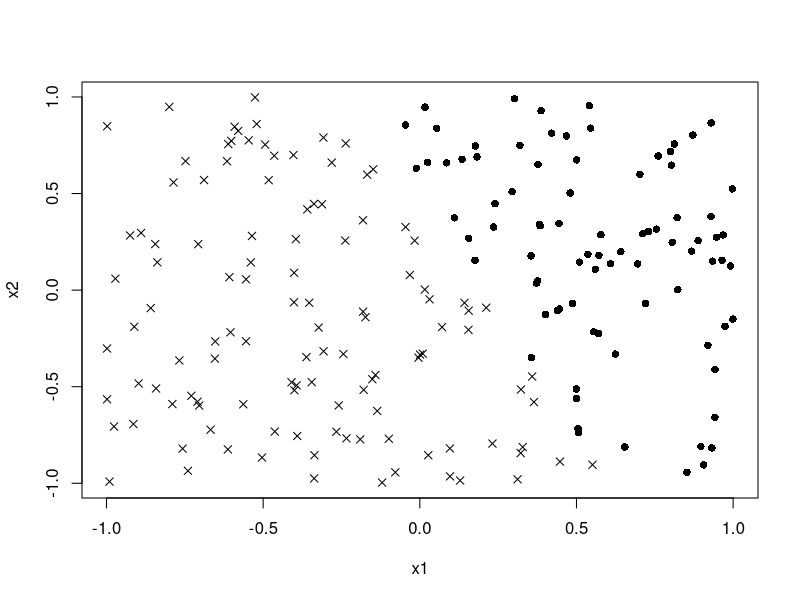
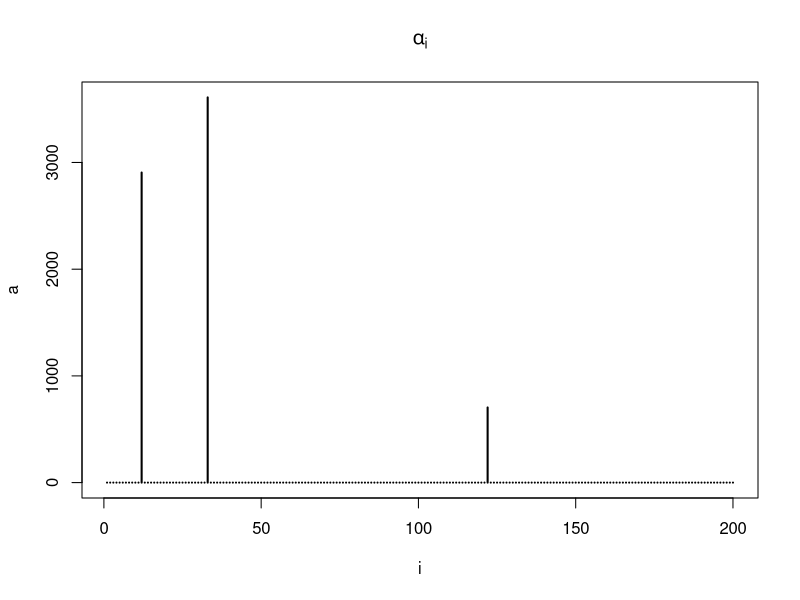
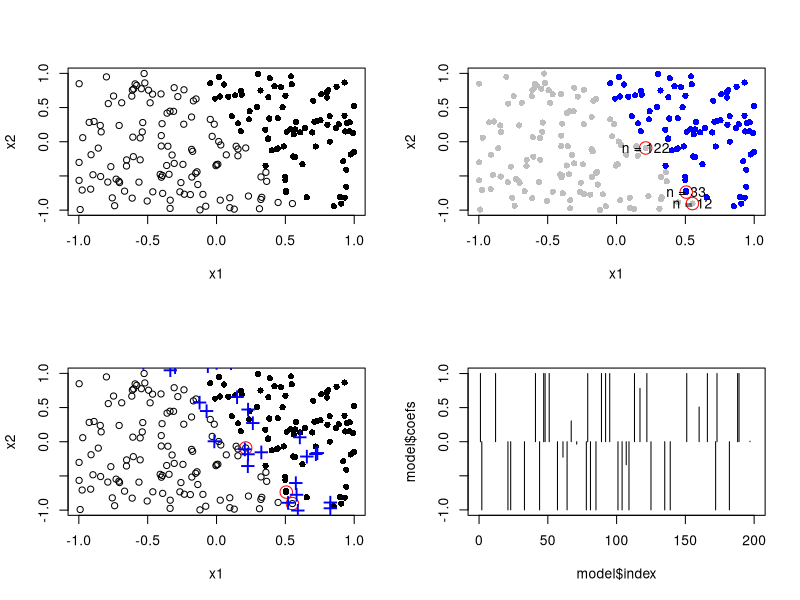

Write R code to recreate these figures, in order.
 rm(list= ls(all = TRUE))
 # Fake some data:
 N  = 200

 x1  = runif(N,-1,1)
 x2  = runif(N,-1,1)
 X   = cbind(x1,x2)
 y   = c(-1,1)[(0.2*x2+0.5*x1>=0.1)+1] # Encode responses as -1,1
 #y   = c(-1,1)[(x2^2+x1^2>=0.7)+1]
 plot(x2~x1,pch = c(4,16)[(y+1)/2+1])

 library('quadprog')
 # Create data matrix:
 X  = cbind(x1,x2)
 # Some space for the matrix in our QP problem.
 DD = matrix(0, N, N)

 # Define a pol kernel
 #gm = 
 #cf = 
 #dg = 
 #KK = function(X1,X2)
 #{
 #     
 #}
 
 # Assign inner products to D

for( i in 1:N){
  
  for (j in 1:N){
    
    DD[i,j] = y[i]*y[j]*t(X[i,])%*%X[j,]
  }
}
 # D inverse is not a friendly chop... So we do what any respectable
 # applied mathematician does... We cheat (a little) by adding a small component
 # to the diagonal:
 eps = 5e-6
 DD  = DD+eps*diag(N)
   
 # Now for the constraints:
 # We have quality constraints and inequality constraints:
 # Eq  :    y'a = 0
 # Ineq:    a >= 0
 Amat =  cbind(y, diag(N)) # y will be on first row of t(Amat)
 bvec =  matrix(0, N+1, 1)
 d    =  matrix(1, N, 1)

 # Solve for lagrange mults a:
 res = solve.QP(DD,d, Amat, bvec, meq=1, factorized=FALSE)
 a   = res$solution
 plot(a,type= 'h', main = expression(alpha[i]),xlab = expression(i), lwd = 2)
 
 # Recover the model:

 pad.a     = round(a,3)
 wh        = which.max(a)
 
 # Find the ws:
 ww        = t(a*y)%*%X
 
 
 
 # How to find the intercept?
  intercept = 1/y[wh]-ww%*%X[wh,]
 
 # Fitted values:
  yhat      = sign(X%*%t(ww)+intercept[1])
 
 par(mfrow = c(2,2))
 plot(x2~x1,pch = c(1,16)[(y+1)/2+1])
 plot(x2~x1, pch = 16, col = c('grey','blue')[(yhat+1)/2+1])
 
 wh.text = which(pad.a!=0)
 points(x2~x1, pch = 1, col = c(NA,'red')[(pad.a>0)+1],cex=2)
 text(x2[wh.text]~x1[wh.text],labels = paste0('n = ',wh.text))
 
 
 # Now compare to a package solution:
 library('e1071')
 #?svm
 dat    = data.frame(y = as.factor(y), x2=x2, x1 =x1)
 model  = svm(y~., data = dat)
 
 # Our solution
 plot(x2~x1,pch = c(1,16)[(y+1)/2+1])
 points(x2~x1, pch = 1,col = c(NA,'red')[(pad.a>0)+1],cex=2)
 
 # Package solution
 points(model$SV[,1]~model$SV[,2],pch = '+', col = 'blue',cex = 2)
 plot(model$coefs~model$index,type = 'h',xlim = c(0,N))

